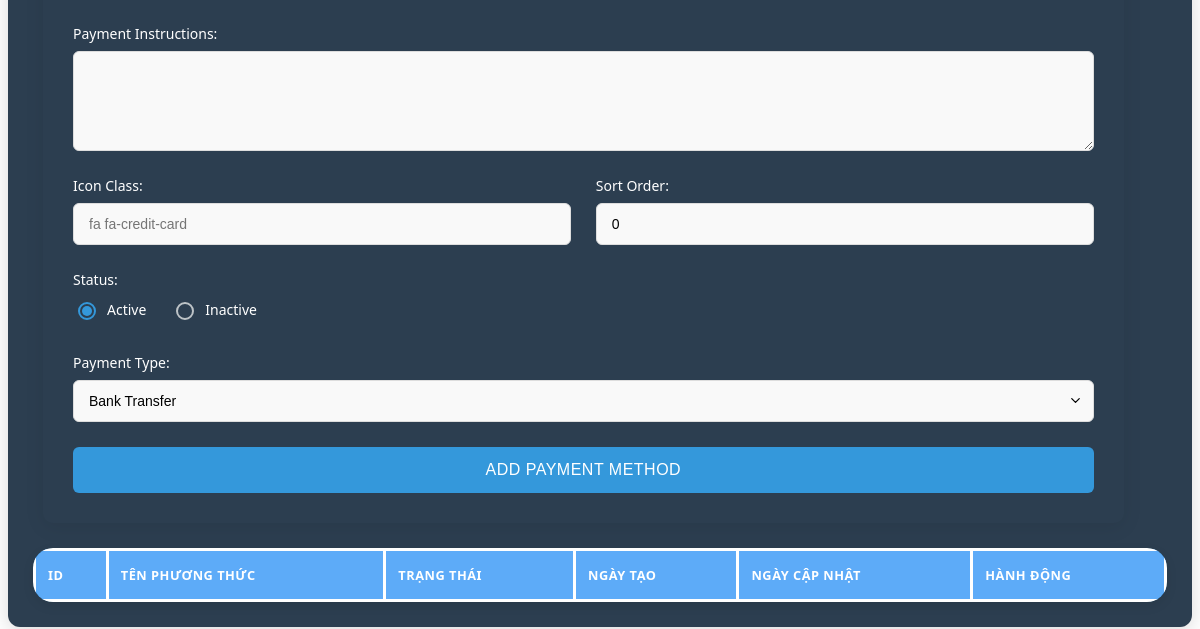
The page /admin/dashboard/dashboard_paymentmethods.php (lower part) on the database as committed earlier.
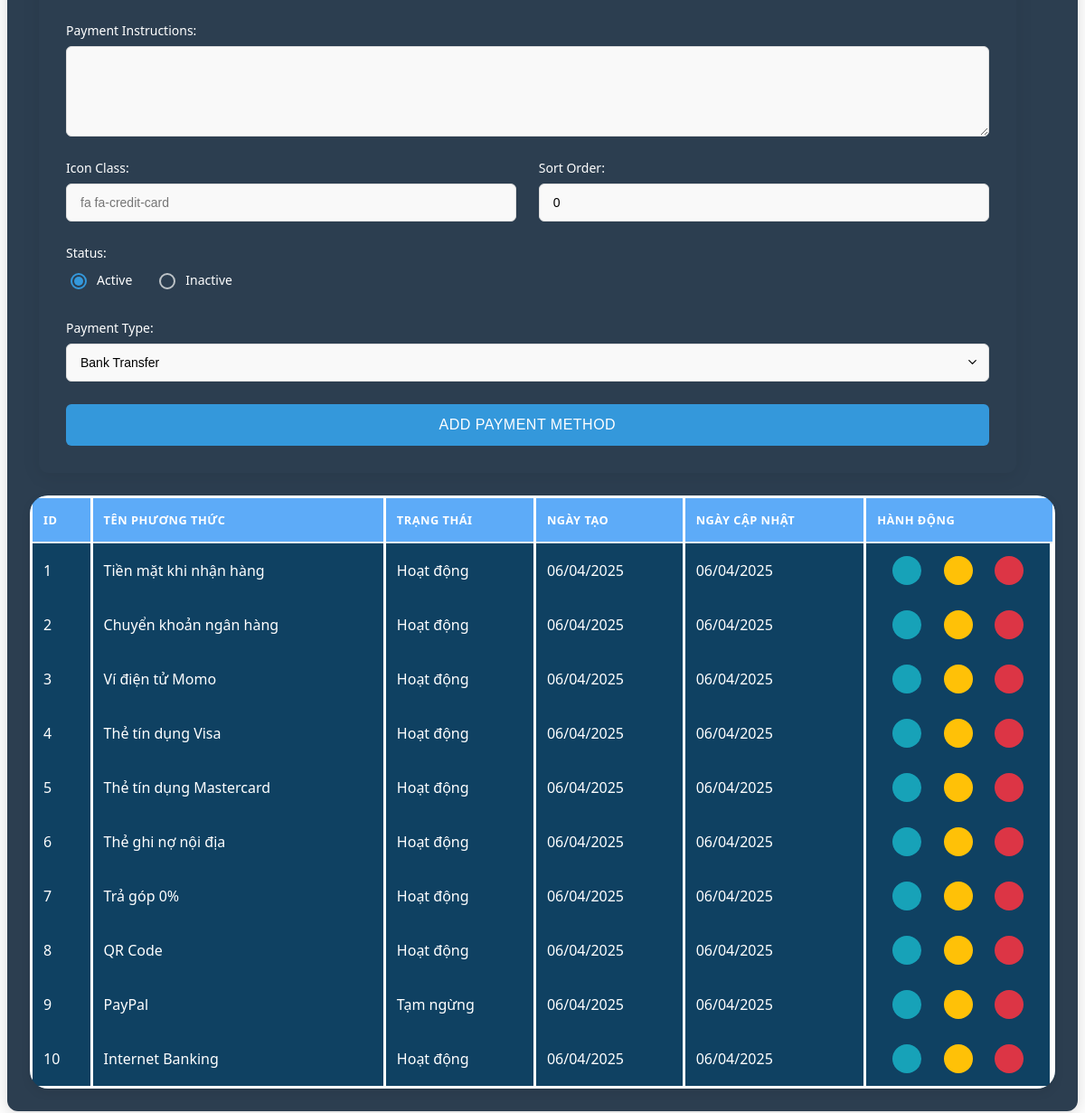
The same page on the database as committed later.
### tables this page shows
CREATE TABLE payment_method
(
  id INT NOT NULL AUTO_INCREMENT,
  name VARCHAR(50) NOT NULL,
  is_active BOOLEAN DEFAULT TRUE,
  created_at TIMESTAMP DEFAULT CURRENT_TIMESTAMP,
  updated_at TIMESTAMP DEFAULT CURRENT_TIMESTAMP ON UPDATE CURRENT_TIMESTAMP,
  PRIMARY KEY (id),
  UNIQUE (name)
);

### database/database_sever.php (called while the page is built, shortened)
<?php
    class database_sever{
        private $host = 'localhost';
        private $username = 'root';
        private $password = '';
        public $conn = null;
        public function __construct($db_name="bangiay"){
            $this->db_name = $db_name;
        try {
            $this->conn = new PDO(
                'mysql:host=' . $this->host . ';dbname=' . $this->db_name,
                $this->username,
                $this->password
            );
            $this->conn->setAttribute(PDO::ATTR_ERRMODE, PDO::ERRMODE_EXCEPTION);
            $this->conn->setAttribute(PDO::ATTR_DEFAULT_FETCH_MODE, PDO::FETCH_ASSOC);
            $this->conn->setAttribute(PDO::ATTR_EMULATE_PREPARES, false);
        } catch(PDOException $e) {
            error_log("Connection Error: " . $e->getMessage());
            throw new Exception("Database connection failed");
        }
        }
        public function view_table($string_query,$param=[]){
            try{
                $this->stmt = $this->conn->prepare($string_query);
                $this->stmt->execute($param);
                return $this->stmt->fetchAll();
            } catch(PDOException $e) {
                echo "Lỗi: " . $e->getMessage();
            }
        }
    }
?>

### dao/PaymentMethodDao.php (called while the page is built, shortened)
<?php
require_once __DIR__ . '/../DTO/PaymentMethod.php';
require_once __DIR__ . '/../database/database_sever.php';
class PaymentMethodDao {
    private $db;
    public function __construct() {
        $this->db = new database_sever();
    }
    public function view_all() {
        $sql = "SELECT * FROM payment_method";
        $results = $this->db->view_table($sql);
        $methods = [];
        foreach ($results as $row) {
            $methods[] = new PaymentMethodDTO($row);
        }
        return $methods;
    }
}
?>
<?php $table_paymentmethode = new PaymentMethodDao();?>

### DTO/PaymentMethod.php (called while the page is built, shortened)
<?php
    class PaymentMethodDTO {
        public function __construct($data) {
            $this->id = $data['id'] ?? null;
            $this->name = $data['name'] ?? '';
            $this->is_active = $data['is_active'] ?? true;
            $this->created_at = $data['created_at'] ?? null;
            $this->updated_at = $data['updated_at'] ?? null;
        }
    }
    ?>

### admin/dashboard/table/paymentmethod_management.php (the view, shortened to what this page needs)
<?php
require_once __DIR__ . "/../../../dao/PaymentMethodDao.php";
$paymentMethods = $table_paymentmethode->view_all();
?>
<link rel="stylesheet" href="css/admin_style/dashboard/table_main.css">
<div class=" payment-method-management object-management active">
    <table class="data-table">
        <thead>
            <tr>
                <th>ID</th>
                <th>Tên phương thức</th>
                <th>Trạng thái</th>
                <th>Ngày tạo</th>
                <th>Ngày cập nhật</th>
                <th>Hành động</th>
            </tr>
        </thead>
        <tbody>
            <?php foreach ($paymentMethods as $method): ?>
                <tr>
                    <td><?= $method->id ?></td>
                    <td>
                        <div class="method-name">
                            <?= htmlspecialchars($method->name) ?>
                        </div>
                    </td>
                    <td>
                        <span class="status-badge <?= $method->is_active ? 'active' : 'inactive' ?>">
                            <?= $method->is_active ? 'Hoạt động' : 'Tạm ngừng' ?>
                        </span>
                    </td>
                    <td><?= date('d/m/Y', strtotime($method->created_at)) ?></td>
                    <td><?= $method->updated_at ? date('d/m/Y', strtotime($method->updated_at)) : 'Chưa cập nhật' ?></td>
                    <td class='row button-update'>
                        <button class='action-btn view-btn' data-action='view' data-id='<?= $method->id ?>'>
                        </button>
                        <button class='action-btn edit-btn' data-action='update' data-id='<?= $method->id ?>'>
                        </button>
                        <button class='action-btn delete-btn' data-action='delete' data-id='<?= $method->id ?>'>
                        </button>
                    </td>
                </tr>
            <?php endforeach; ?>
        </tbody>
    </table>
</div>

Rows that differ between the two databases and show on the page:
added payment_method: id "1", name "Tiền mặt khi nhận hàng", is_active "Hoạt động", created_at "06/04/2025", updated_at "06/04/2025"
added payment_method: id "2", name "Chuyển khoản ngân hàng", is_active "Hoạt động", created_at "06/04/2025", updated_at "06/04/2025"
added payment_method: id "3", name "Ví điện tử Momo", is_active "Hoạt động", created_at "06/04/2025", updated_at "06/04/2025"
added payment_method: id "4", name "Thẻ tín dụng Visa", is_active "Hoạt động", created_at "06/04/2025", updated_at "06/04/2025"
added payment_method: id "5", name "Thẻ tín dụng Mastercard", is_active "Hoạt động", created_at "06/04/2025", updated_at "06/04/2025"
added payment_method: id "6", name "Thẻ ghi nợ nội địa", is_active "Hoạt động", created_at "06/04/2025", updated_at "06/04/2025"
added payment_method: id "7", name "Trả góp 0%", is_active "Hoạt động", created_at "06/04/2025", updated_at "06/04/2025"
added payment_method: id "8", name "QR Code", is_active "Hoạt động", created_at "06/04/2025", updated_at "06/04/2025"
added payment_method: id "9", name "PayPal", is_active "Tạm ngừng", created_at "06/04/2025", updated_at "06/04/2025"
added payment_method: id "10", name "Internet Banking", is_active "Hoạt động", created_at "06/04/2025", updated_at "06/04/2025"
